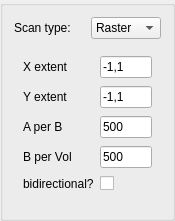
<?xml version="1.0" encoding="UTF-8"?>
<ui version="4.0">
 <class>ScanConfigWidget</class>
 <widget class="QGroupBox" name="ScanConfigWidget">
  <property name="geometry">
   <rect>
    <x>0</x>
    <y>0</y>
    <width>175</width>
    <height>221</height>
   </rect>
  </property>
  <property name="windowTitle">
   <string>GroupBox</string>
  </property>
  <layout class="QVBoxLayout" name="verticalLayout">
   <item>
    <layout class="QHBoxLayout" name="horizontalLayout">
     <item>
      <widget class="QLabel" name="label_6">
       <property name="text">
        <string>Scan type:</string>
       </property>
      </widget>
     </item>
     <item>
      <widget class="QComboBox" name="cbScanTypes">
       <property name="currentIndex">
        <number>0</number>
       </property>
       <item>
        <property name="text">
         <string>Raster</string>
        </property>
       </item>
       <item>
        <property name="text">
         <string>Line</string>
        </property>
       </item>
      </widget>
     </item>
    </layout>
   </item>
   <item>
    <widget class="QStackedWidget" name="stackScanTypes">
     <property name="currentIndex">
      <number>0</number>
     </property>
     <widget class="QWidget" name="page">
      <layout class="QGridLayout" name="gridLayout">
       <item row="0" column="0">
        <widget class="QLabel" name="label">
         <property name="text">
          <string>X extent</string>
         </property>
        </widget>
       </item>
       <item row="0" column="1">
        <widget class="QLineEdit" name="leXextent">
         <property name="minimumSize">
          <size>
           <width>40</width>
           <height>0</height>
          </size>
         </property>
         <property name="maximumSize">
          <size>
           <width>80</width>
           <height>16777215</height>
          </size>
         </property>
         <property name="text">
          <string>-1,1</string>
         </property>
        </widget>
       </item>
       <item row="1" column="0">
        <widget class="QLabel" name="label_5">
         <property name="text">
          <string>Y extent</string>
         </property>
        </widget>
       </item>
       <item row="1" column="1">
        <widget class="QLineEdit" name="leYextent">
         <property name="minimumSize">
          <size>
           <width>40</width>
           <height>0</height>
          </size>
         </property>
         <property name="maximumSize">
          <size>
           <width>80</width>
           <height>16777215</height>
          </size>
         </property>
         <property name="text">
          <string>-1,1</string>
         </property>
        </widget>
       </item>
       <item row="2" column="0">
        <widget class="QLabel" name="label_3">
         <property name="text">
          <string>A per B</string>
         </property>
        </widget>
       </item>
       <item row="2" column="1">
        <widget class="QLineEdit" name="leAperB">
         <property name="minimumSize">
          <size>
           <width>40</width>
           <height>0</height>
          </size>
         </property>
         <property name="maximumSize">
          <size>
           <width>160</width>
           <height>16777215</height>
          </size>
         </property>
         <property name="text">
          <string>500</string>
         </property>
        </widget>
       </item>
       <item row="3" column="0">
        <widget class="QLabel" name="label_4">
         <property name="text">
          <string>B per Vol</string>
         </property>
        </widget>
       </item>
       <item row="3" column="1">
        <widget class="QLineEdit" name="leBperV">
         <property name="minimumSize">
          <size>
           <width>40</width>
           <height>0</height>
          </size>
         </property>
         <property name="maximumSize">
          <size>
           <width>160</width>
           <height>16777215</height>
          </size>
         </property>
         <property name="text">
          <string>500</string>
         </property>
        </widget>
       </item>
       <item row="4" column="0">
        <widget class="QLabel" name="label_2">
         <property name="text">
          <string>bidirectional?</string>
         </property>
        </widget>
       </item>
       <item row="4" column="1">
        <widget class="QCheckBox" name="cbBidirectional">
         <property name="text">
          <string/>
         </property>
        </widget>
       </item>
      </layout>
     </widget>
     <widget class="QWidget" name="page_2">
      <layout class="QVBoxLayout" name="verticalLayout_2">
       <item>
        <layout class="QHBoxLayout" name="horizontalLayout_2">
         <item>
          <widget class="QRadioButton" name="radioButton">
           <property name="text">
            <string>X</string>
           </property>
           <attribute name="buttonGroup">
            <string notr="true">bgrpLineScanOri</string>
           </attribute>
          </widget>
         </item>
         <item>
          <widget class="QRadioButton" name="radioButton_2">
           <property name="text">
            <string>Y</string>
           </property>
           <attribute name="buttonGroup">
            <string notr="true">bgrpLineScanOri</string>
           </attribute>
          </widget>
         </item>
         <item>
          <spacer name="horizontalSpacer">
           <property name="orientation">
            <enum>Qt::Horizontal</enum>
           </property>
           <property name="sizeHint" stdset="0">
            <size>
             <width>40</width>
             <height>20</height>
            </size>
           </property>
          </spacer>
         </item>
        </layout>
       </item>
       <item>
        <layout class="QGridLayout" name="gridLayout_2">
         <item row="0" column="0">
          <widget class="QLabel" name="label_11">
           <property name="text">
            <string>Extent</string>
           </property>
          </widget>
         </item>
         <item row="0" column="1">
          <widget class="QLineEdit" name="leYextent_2">
           <property name="minimumSize">
            <size>
             <width>40</width>
             <height>0</height>
            </size>
           </property>
           <property name="maximumSize">
            <size>
             <width>80</width>
             <height>16777215</height>
            </size>
           </property>
          </widget>
         </item>
         <item row="1" column="0">
          <widget class="QLabel" name="label_9">
           <property name="text">
            <string>A per B</string>
           </property>
          </widget>
         </item>
         <item row="1" column="1">
          <widget class="QLineEdit" name="leAperB_2">
           <property name="minimumSize">
            <size>
             <width>40</width>
             <height>0</height>
            </size>
           </property>
           <property name="maximumSize">
            <size>
             <width>160</width>
             <height>16777215</height>
            </size>
           </property>
          </widget>
         </item>
         <item row="2" column="0">
          <widget class="QLabel" name="label_8">
           <property name="text">
            <string>bidirectional?</string>
           </property>
          </widget>
         </item>
         <item row="2" column="1">
          <widget class="QCheckBox" name="cbBidirectional_2">
           <property name="text">
            <string/>
           </property>
          </widget>
         </item>
        </layout>
       </item>
      </layout>
     </widget>
    </widget>
   </item>
  </layout>
 </widget>
 <resources/>
 <connections/>
 <buttongroups>
  <buttongroup name="bgrpScanType"/>
  <buttongroup name="bgrpLineScanOri"/>
 </buttongroups>
</ui>
